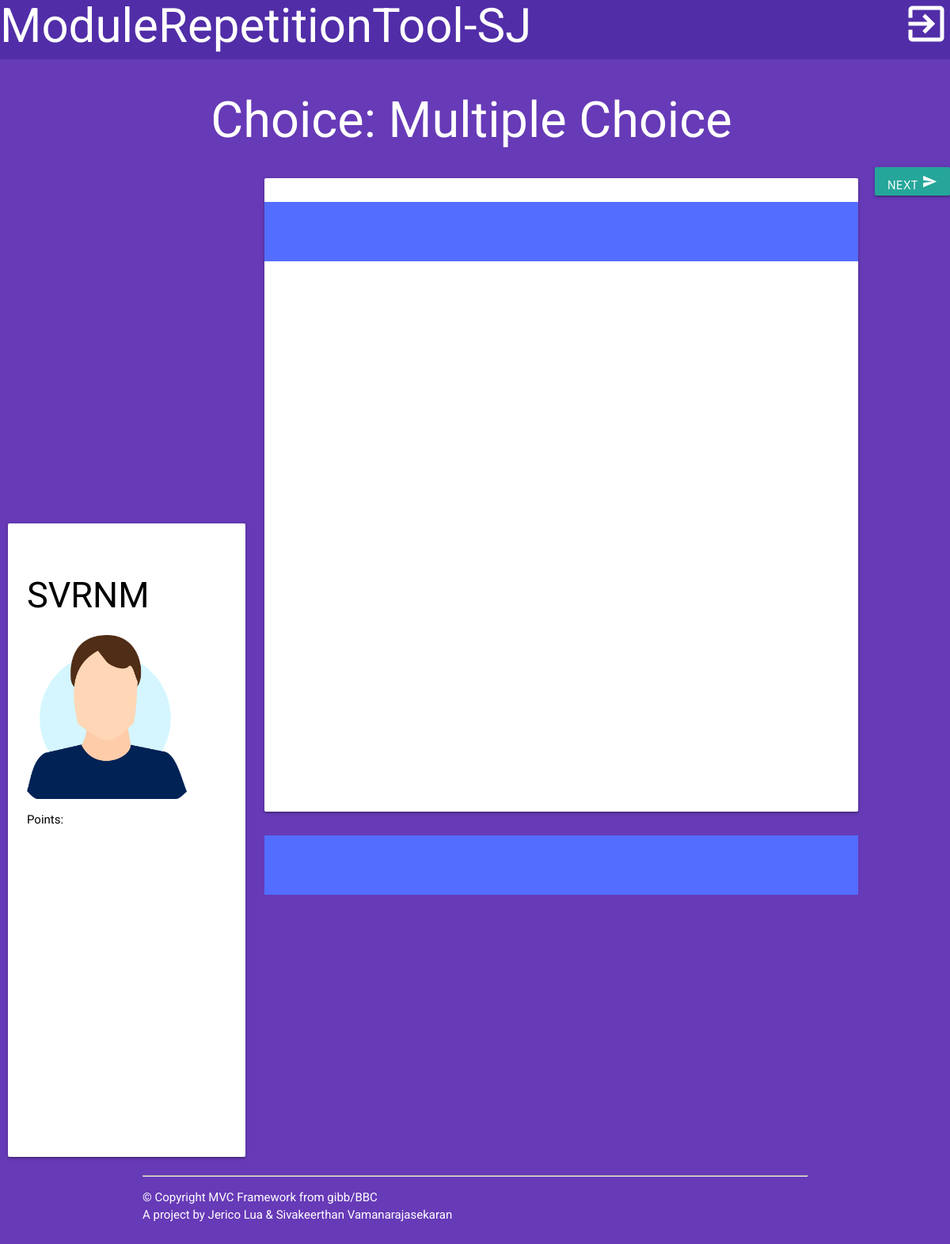
/choice/MuCho (signed in), run on an earlier commit of the app's database.
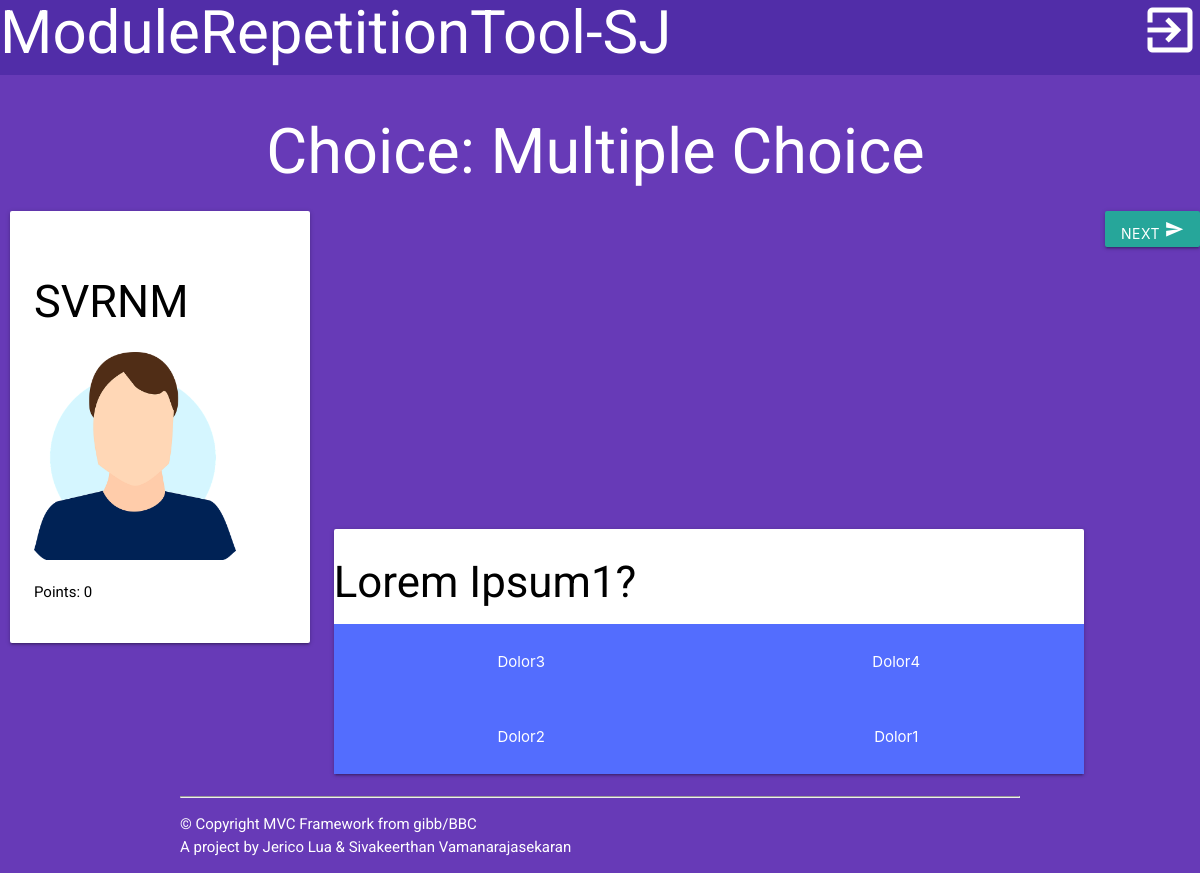
And on a later commit of the database.
### tables this page shows
CREATE TABLE `mucho` (
  `muchoid` int(11) NOT NULL,
  `question` varchar(80) NOT NULL,
  `answer` varchar(50) NOT NULL,
  `points` int(11) DEFAULT NULL
);

### lib/View.php (called while the page is built, shortened)
<?php
class View
{
    private $viewfile;
    private $properties = array();
    public function __construct($viewfile)
    {
        $this->viewfile = "./../view/$viewfile.php";
    }
    public function __set($key, $value)
    {
        if (!isset($this->$key)) {
            $this->properties[$key] = $value;
        }
    }
    public function display()
    {
        extract($this->properties);
        require './../view/header.php';
        require $this->viewfile;
        require './../view/footer.php';
    }
}

### controller/ChoiceController.php (called while the page is built, shortened)
<?php
require_once '../repository/MuChoRepository.php';
class ChoiceController
{
    public function MuCho(){
        $view = new View('choice_MuCho');
        $view->title = 'Multiple Choice';
        $view->heading = 'Choice: Multiple Choice';
        $userRepository = new UserRepository();
        if(isset($_SESSION['uid'])) {
            $view->uname = $userRepository->readById($_SESSION['uid'])->uname;
            $quiz = $this->createQuiz();
            if(!empty($quiz)) {
                $view->quest = $quiz->quest;
                $view->answ1 = $quiz->answ1;
                $view->answ2 = $quiz->answ2;
                $view->answ3 = $quiz->answ3;
                $view->answ4 = $quiz->answ4;
                $view->solut = $quiz->solut;
                $view->id = $quiz->id;
                $view->currpoints = $_SESSION['points'];
            }
        }
        $view->display();
    }
    public function createQuiz(){
         $questions = $this->deleteQuestion(null);
        $randomid = rand(1, sizeof($questions));
        $output = new stdClass();
        if($questions != null || !empty($questions)) {
            foreach ($questions AS $question) {
                if ($question->muchoid == $randomid) {
                    $output->quest = $question->question;
                    $output->id = $question->muchoid;
                    $solut = $question->answer;
                }
            }
            $answers = array();
            for ($i = 0; $i <= 2; $i++) {
                $answer = $questions[rand(0, sizeof($questions) - 1)]->answer;
                if($answer != $solut && !in_array($answer,$answers)){
                    $answers[$i] = $answer;
                }
                else{
                    $i -= 1;
                }
            }
            $answers[3] = $solut;
            shuffle($answers);
            $output->answ1 = $answers[0];
            $output->answ2 = $answers[1];
            $output->answ3 = $answers[2];
            $output->answ4 = $answers[3];
            $output->solut = $solut;
            return $output;
        }
        else{
            return null;
        }
    }
    public function deleteQuestion($id){
        $muchoRepository = new MuChoRepository();
        $questions = $muchoRepository->readAllQuestions();
        return $questions;
    }
}

### lib/Dispatcher.php (called while the page is built, shortened)
<?php
class Dispatcher
{
    public static function dispatch()
    {
        $uri = $_SERVER['REQUEST_URI'];
        $uri = strtok($uri, '?');
        $uri = trim($uri, '/');
        $uriFragments = explode('/', $uri);
        $method = 'index';
        if (!empty($uriFragments[1])) {
            $method = $uriFragments[1];
        }
        $controller = new $controllerName();
        $controller->$method();
    }
}

### public/index.php (called while the page is built)
<?php
require_once '../lib/Dispatcher.php';
require_once '../lib/View.php';
$dispatcher = new Dispatcher();
$dispatcher->dispatch();

### lib/ConnectionHandler.php (called while the page is built, shortened)
<?php
class ConnectionHandler
{
    private static $connection = null;
    public static function getConnection()
    {
        if (self::$connection === null) {
            $config = require '../config.php';
            $host = $config['database']['host'];
            $username = $config['database']['username'];
            $password = $config['database']['password'];
            $database = $config['database']['database'];
            self::$connection = new MySQLi($host, $username, $password, $database);
            self::$connection->set_charset('utf8');
        }
        return self::$connection;
    }
}

### repository/MuChoRepository.php (called while the page is built, shortened)
<?php
class MuChoRepository extends Repository
{
    protected $tableName = "mucho";
    public function readAllQuestions()
    {
        $query = "SELECT * FROM {$this->tableName}";
        $statement = ConnectionHandler::getConnection()->prepare($query);
        $statement->execute();
        $result = $statement->get_result();
        $rows = array();
        while ($row = $result->fetch_object()) {
            $rows[] = $row;
        }
        return $rows;
    }
}

### view/choice_MuCho.php (the view, shortened to what this page needs)
<?php if(!isset($_SESSION)){session_start();} if(isset($_SESSION['uid'])):?>
    <div id="training-canvas" class="card">
        <div id="MuCho"s>
            <div id="quest-div">
                <h3 class="quest" id="<?=$id?>"><?=$quest?></h3>
            </div>
            <div id="answer-div">
                <row  id="opt1"> <div class="c1"><button><?=$answ1?></button></div> <div class="c2"><button><?=$answ3?></button></div></row>
                <row  id="opt2"> <div class="c1"><button><?=$answ2?></button></div> <div class="c2"><button class="solut"><?=$answ4?></button></div></row>
            </div>
        </div>
    </div>
    <div class="btn-div">
           <button id="mucho_next" onclick="Event.preventDefault()"  class="btn btn-primary">
           Next <i class="material-icons">send</i>
          </button>
    </div>
</div>
<div class="container">
    <?php endif;?>

### view/header.php (shortened to what this page needs)
<!DOCTYPE html>
<html lang="de">
  <head>
    <link type="text/css" rel="stylesheet" href="/materialize/css/materialize.min.css"  media="screen,projection"/>
    <link href="/css/main.css" rel="stylesheet">
  </head>
  <body>
    <div id="header" class="nav-wrapper">
        <h3>ModuleRepetitionTool-SJ</h3>
        <?php if(!isset($_SESSION)){session_start();}  if(isset($_SESSION['uid'])): ?>
            <a href="/logout" class="logout-icon"><i class="material-icons" >exit_to_app</i></a>
        <?php endif; ?>
    </div>
    <div class="container">
    <h1><?= $heading ?></h1>
    <?php if(!isset($_SESSION)){session_start();} if(isset($_SESSION['uid'])):?>
    </div>
    <div class="choice">
        <div id="profile" class="card-panel">
            <h1 ><?=$uname?></h1>
            <img src="/images/placeholders/profile-picture.png" class="profile-picture" alt="profile-picture">
            <p class="black-text">Points: <?=$currpoints?></p>
        </div>
        <?php endif;?>

### view/footer.php (shortened to what this page needs)
        <hr>
        <footer>
          <p>&copy; Copyright MVC Framework from gibb/BBC
          A project by Jerico Lua & Sivakeerthan Vamanarajasekaran</p>
        </footer>
    </div>
  </body>
</html>

### public/css/main.css (style rules this page uses)
html { padding: 0; margin: 0; }
html body { background-color: #673AB7; color: #ffffff; font-family: "Roboto",sans-serif; display: block; margin: 0; padding: 0; height: 100%; width: 100%; }
html body #header { display: block; margin: 0; padding: 0; height: 5em; width: 100%; background-color: #512DA8; }
html body #header h3 { vertical-align: middle; float: left; font-size: 4em; display: inherit; margin: 0; }
html body #header .logout-icon { text-decoration: none; float: right; height: 2em; width: auto; }
html body #header .logout-icon i { font-size: 4em; color: white; }
html body .container h1 { padding-left: 1.37em; }
html body .choice { width: 100%; }
html body .choice #profile { height: 100%; width: 20em; margin-top: 0; margin-left: 10px; margin-right: 10px; display: inline-block; }
html body .choice #profile .profile-picture { width: 80%; margin: 0 auto; text-align: center; height: auto; }
html body .choice #profile h1 { font-size: 3em; color: black; }
html body .choice #training-canvas { position: relative; display: inline-block; height: 100%; width: 50em; margin-left: 10px; padding: 0; margin-top: 14px; }
html body .choice #training-canvas #MuCho #quest-div .quest { color: black; }
html body .choice #training-canvas #MuCho #answer-div .c1 { height: 100%; width: 50%; float: left; }
html body .choice #training-canvas #MuCho #answer-div .c1 button { display: block; background-color: #536DFE; width: 100%; height: 5em; color: white; border: rgba(0, 0, 0, 0); transition: border-color .3s linear; }
html body .choice #training-canvas #MuCho #answer-div .c2 { height: 100%; width: 50%; float: right; }
html body .choice #training-canvas #MuCho #answer-div .c2 button { display: block; background-color: #536DFE; width: 100%; height: 5em; color: white; border: rgba(0, 0, 0, 0); transition: border-color .3s linear; }
html body .choice .btn-div { max-width: 10%; max-height: 10%; float: right; margin: 0; padding: 0; position: relative; bottom: 0; right: 0; }

What changed in the data, as far as the page shows it:
added mucho: question "Lorem Ipsum1?", answer "Dolor1"
Also different on the page:
$currpoints: (not shown) → "0"
$answ1: (not shown) → "Dolor3"
$answ3: (not shown) → "Dolor4"
$answ2: (not shown) → "Dolor2"
